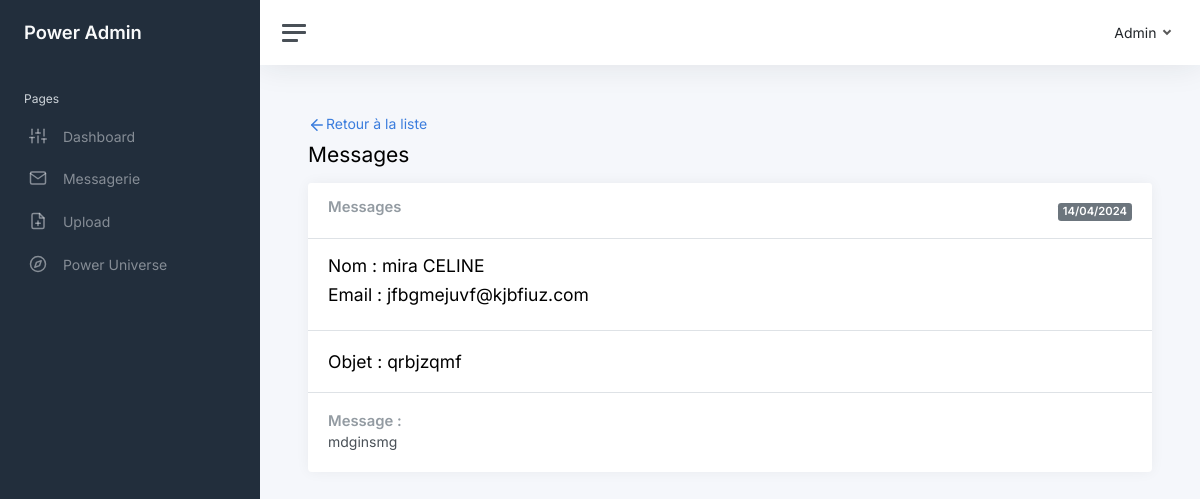
The app's page /admin/messages.php?id=17 (signed in) with its own data.
### tables this page shows
CREATE TABLE `contacts` (
  `id_contacts` int(11) NOT NULL,
  `first_name_contacts` varchar(30) NOT NULL,
  `last_name_contacts` varchar(30) NOT NULL,
  `email_contacts` varchar(80) DEFAULT NULL,
  `object_contacts` varchar(50) NOT NULL,
  `text_contacts` text NOT NULL,
  `date_contacts` timestamp NULL DEFAULT CURRENT_TIMESTAMP
);

### classes/Database.php (called while the page is built, shortened)
<?php
class Database
{
    public static function getConnection(): PDO
    {
        [
            'DB_HOST' => $db_host,
            'DB_NAME' => $db_name,
            'DB_USERNAME' => $db_user,
            'DB_PASSWORD' => $db_password,
            'DB_CHARSET' => $db_charset
        ] = parse_ini_file(__DIR__ . '/../config/db.ini');
        return new PDO("mysql:host=$db_host;dbname=$db_name;charset=$db_charset", $db_user, $db_password, [
            PDO::ATTR_DEFAULT_FETCH_MODE => PDO::FETCH_ASSOC,
            PDO::ATTR_ERRMODE => PDO::ERRMODE_EXCEPTION
        ]);
    }
}

### classes/Contact.php (called while the page is built, shortened)
<?php
require_once __DIR__ . '/Database.php';
class Contact
{
    public static function getContacts(): array
    {
        $sql = 'SELECT *, DATE_FORMAT(date_contacts, "%d/%m/%Y") AS date FROM contacts ORDER BY date_contacts DESC';
        $query = Database::getConnection()->query($sql);
        return $query->fetchAll();
    }
    public static function getMessages(int $id, array $contacts): ?array
    {
        $contactsIds = array_column($contacts, 'id_contacts');
        $contactKey = array_search($id, $contactsIds);
        return $contacts[$contactKey];
    }
}

### admin/messages.php (the view, shortened to what this page needs)
<?php
require_once 'layout/head.php';
require_once '../classes/Contact.php';
$id = $_GET['id'];
$message = Contact::getMessages($id, Contact::getcontacts());
?>
<div class="wrapper">
    <?php require_once 'layout/sidebar.php'; ?>
    <div class="main">
        <?php require_once 'layout/navbar.php'; ?>
        <main class="content">
            <div class="container-fluid p-0">
                <div class="mb-2">
                    <a href="messagerie.php"><i class="align-middle" data-feather="arrow-left"></i>Retour à la liste</a>
                </div>
                <h1 class="h3 mb-3">Messages</h1>
                <div class="row">
                    <div class="col-12">
                        <div class="row">
                            <div class="col-lg-12 d-flex">
                                <div class="card flex-fill">
                                    <div class="card-header">
                                        <div class="row">
                                            <h5 class="col-10 card-title mb-0">Messages</h5>
                                            <div class="col-2 text-end">
                                                <span class="badge text-bg-secondary"><?php echo $message['date']; ?></span>
                                            </div>
                                        </div>
                                    </div>
                                    <div class="card-header border-top">
                                        <h4 class="mb-2">Nom : <?php echo $message['first_name_contacts'] . ' ' . $message['last_name_contacts']; ?></h4>
                                        <h4>Email : <?php echo $message['email_contacts'] ?></h4>
                                    </div>
                                    <div class="card-body border-top">
                                        <h4 class="m-0">Objet : <?php echo $message['object_contacts']; ?></h4>
                                    </div>
                                    <div class="card-body border-top">
                                        <h3 class="m-0 card-title">Message :</h3>
                                        <div>
                                            <?php echo $message['text_contacts']; ?>
                                        </div>
                                    </div>
                                </div>
                            </div>
                        </div>
                    </div>
                </div>
            </div>
        </main>
    </div>
</div>
</body>
</html>

### assets/css/style.css (style rules this page uses)
:root { --white: #f9f7f1; --black: #0000; --primary: #433b23; --secondary: #7a621a; --accent: #a48119; }

### records on screen
contacts: first_name_contacts "mira", last_name_contacts "CELINE", email_contacts "jfbgmejuvf@kjbfiuz.com", object_contacts "qrbjzqmf", text_contacts "mdginsmg"

### other values on screen
$message['date'] "14/04/2024"
